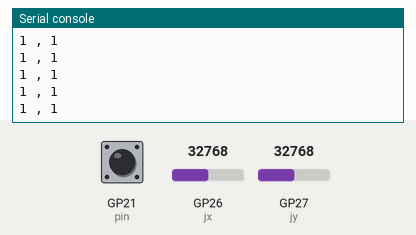
This program was run on a simulated Raspberry Pi Pico running CircuitPython. Parts: the last lines printed to the serial console. The test bench sets the inputs (shaded band); at power-on: GP26 (jx) = 32768, GP27 (jy) = 32768, GP21 (pin) HIGH (analog values on the 0–65535 scale). USB keyboard and mouse output is not drawn.

Above: at 1.2 s.
1.3 s: GP26 (jx) set to 45874
At 2.4 s:
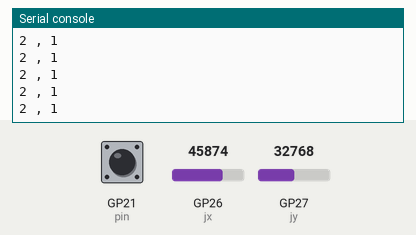
2.8 s: GP27 (jy) set to 45874
At 3.4 s:
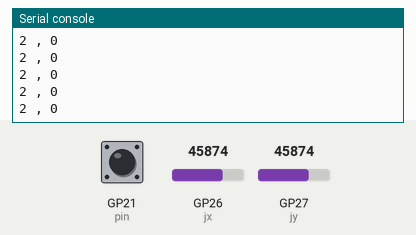
4.3 s: GP26 (jx) set to 32767
At 5.0 s:
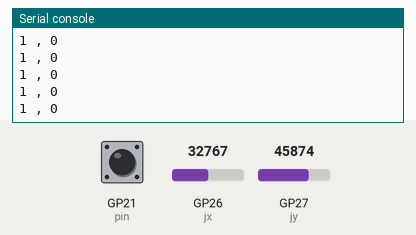
5.8 s: GP27 (jy) set to 19660
At 6.6 s:
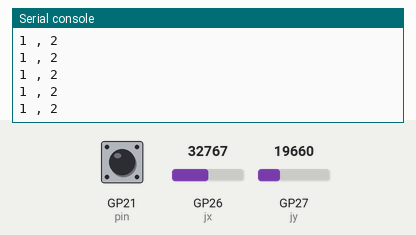
Timing chart, 0 to 8.3 s (numbered marks = the images above; inputs shaded):
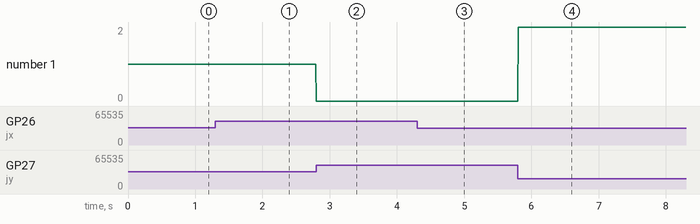

Measured:
- after the input at 1.3 s, the serial console: prints a new line at once (image 1)
- after the input at 2.8 s, the serial console: prints a new line at once (image 2)
- after the input at 4.3 s, the serial console: prints a new line at once (image 3)
- after the input at 5.8 s, the serial console: prints a new line at once (image 4)
- plotted number 1: 1 → 0 after the input at 2.8 s

The program:

main.py
```python
import time
import board
import analogio
import digitalio
import usb_hid
from adafruit_hid.keyboard import Keyboard
from adafruit_hid.keycode import Keycode
from adafruit_debouncer import Debouncer

#name file main.py to run automatically

#HID member
kbd = Keyboard(usb_hid.devices)

#joystick pins (A0 - 26) (A0 - 27)
jy = analogio.AnalogIn(board.A1)
jx = analogio.AnalogIn(board.A0)

#button, debounce library to ensure accurate button presses
#button on pin GP21 but can be placed on any GPIO pin
pin = digitalio.DigitalInOut(board.GP21)
pin.direction = digitalio.Direction.INPUT
pin.pull = digitalio.Pull.UP
button = Debouncer(pin)

#declare global variable to store previous input and check with current
prevX = None
prevY = None

#to determine voltage at analog pins
def get_voltage(raw):
    return (raw * 3.3) / 65536

while True:
    #must call every iteration to get updated button state
    button.update()

    #read joystick inputs inputs
    x = int(((jx.value) - 32768) / 100)
    y = int(((jy.value) - 32768) / 100)

    #test raw values, edit if there is stick drift occuring
    #print (x, y)

    #format joystick input for simple logic
    if x > 24:
        x = 2 #left
    elif x < -24:
        x = 0 #right
    else:
        x = 1 #center
    if y > 24:
        y = 0 #up
    elif y < -24:
        y = 2 #down
    else:
        y = 1 #center

    #test values
    print(x, "," , y)

    #check if current direction is same as previous, if so skips entire branch
    if (prevX, prevY) != (x, y):

        #only runs if current input is diffent than last input !
        kbd.release_all()

        #HID ouputs using adafruit_hid library
        #x, y inputs
        if x == 0 and y == 0:
            kbd.press(Keycode.LEFT_ARROW, Keycode.UP_ARROW)
        elif x == 0 and y == 2:
            kbd.press(Keycode.LEFT_ARROW, Keycode.DOWN_ARROW)
        elif x == 2 and y == 0:
            kbd.press(Keycode.RIGHT_ARROW, Keycode.UP_ARROW)
        elif x == 2 and y == 2:
            kbd.press(Keycode.RIGHT_ARROW, Keycode.DOWN_ARROW)
        else:
            if x == 0:
                kbd.press(Keycode.LEFT_ARROW)
            elif x == 2:
                kbd.press(Keycode.RIGHT_ARROW)
            elif y == 0:
                kbd.press(Keycode.UP_ARROW)
            elif y == 2:
                kbd.press(Keycode.DOWN_ARROW)

    #button input
    if not button.value:
        kbd.press(Keycode.SPACE)
        kbd.release(Keycode.SPACE)

    #store current input direction to compare with next inputs
    prevX, prevY = x, y

    #10 ms delay
    time.sleep(0.01)
```
